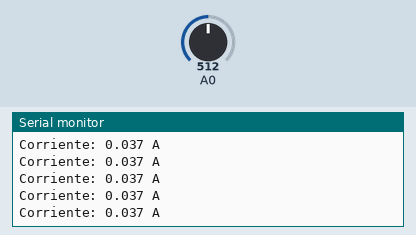
Simulated run of this sketch. Board: Arduino Uno, built with avr-gcc and run on an emulated ATmega328P. Parts: the last lines printed to the serial monitor. The inputs (shaded band) are chosen by the test bench; at power-on: A0 = 512.

Above: at 1.2 s.
1.3 s: A0 set to 716
At 1.56 s:
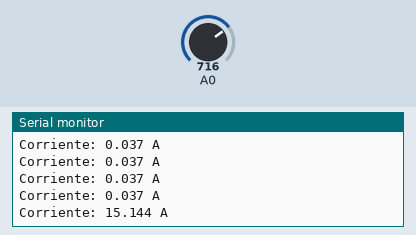
2.8 s: A0 set to 900
At 2.97 s:
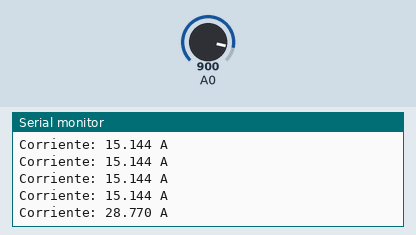
Timing chart, 0 to 5.8 s (numbered marks = the images above; inputs shaded):
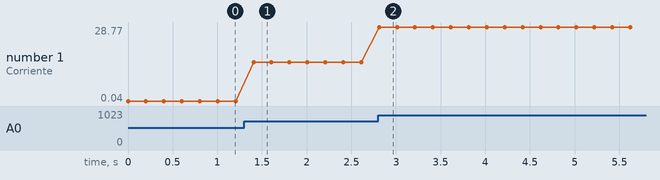

Measured:
- after the input at 1.3 s, the serial monitor: prints a new line after 0.11 s (image 1)
- after the input at 2.8 s, the serial monitor: prints a new line at once (image 2)
- plotted number 1: 0.04 → 15.14 after the input at 1.3 s, 15.14 → 28.77 after the input at 2.8 s

The sketch:

Uso_Sensor_Corriente.ino
```cpp
const float Factor_1 = 0.185; //Factor de Medicion para lectura de -5A a 5A
const float Factor_2 = 0.1; //Factor de Medicion para lectura de -20A a 20A
const float Factor_3 = 0.066; //Factor de Medicion para lectura de -30A a 30A
int Lectura = 0; // Lectura del pin A////7ds l0
double Corriente = 0; //Guarda el valor de la corriente leida en el sensor
float voltajeSensor = 0; //guarda los valores de 0 a 5

void setup() {
  Serial.begin(9600); //Inicializa la comunicacion Serial
}

void loop() {
  Lectura = analogRead(A0); //Leer el pin analogico
  voltajeSensor = (Lectura*5.0) / 1023.0; //lectura del sensor
  Corriente = (voltajeSensor - 2.5)/Factor_3; //Ecuación  para obtener la corriente
  Serial.print("Corriente: ");
  Serial.print(Corriente,3);
  Serial.println(" A");
  delay(200);
}
```
